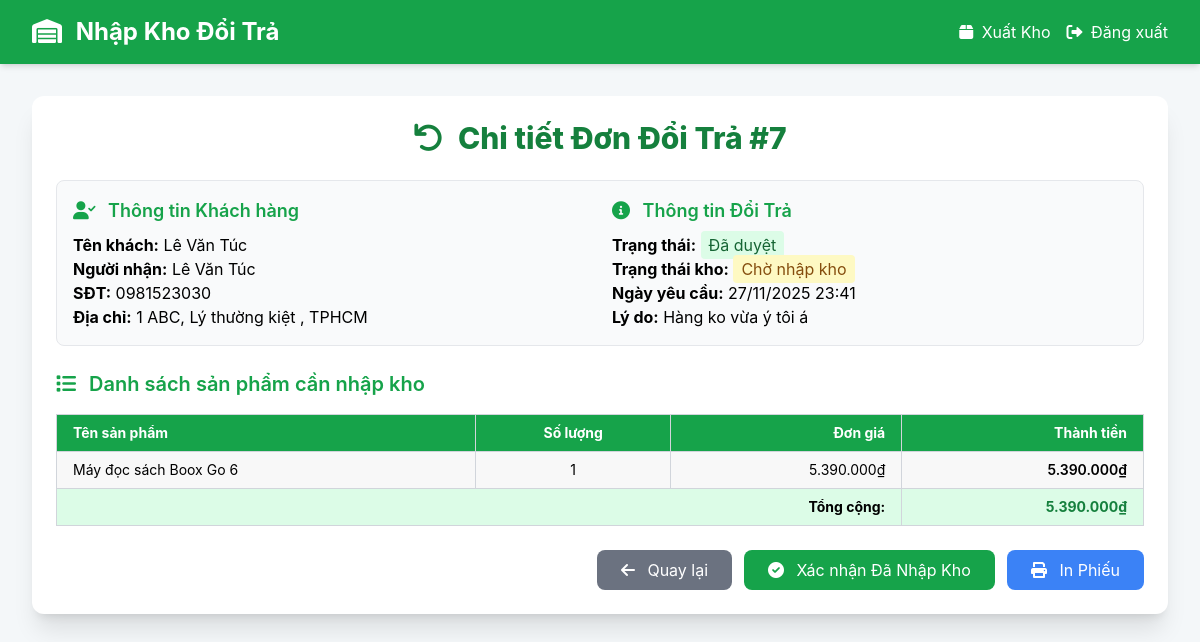
The app's page /nhanvienkho_nhap.php?id=7, older data.
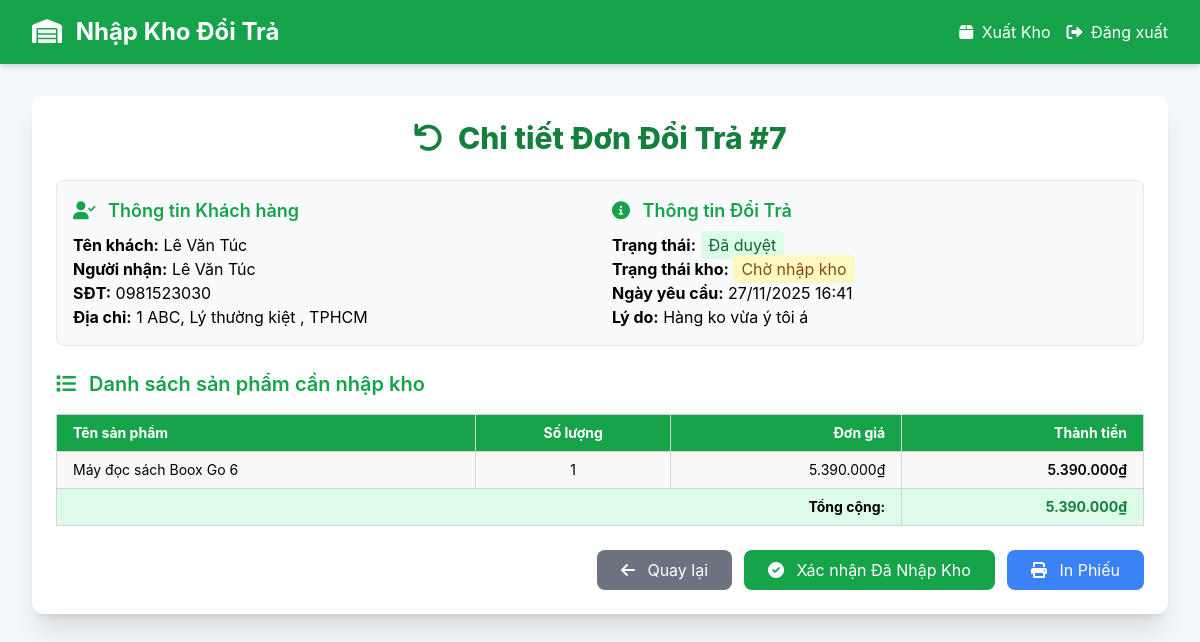
The same page, newer data.
### tables this page shows
CREATE TABLE `don_hang_doi_tra` (
  `id` bigint(20) UNSIGNED NOT NULL,
  `ma_donhang` bigint(20) NOT NULL,
  `ma_user` bigint(20) NOT NULL,
  `ly_do` text DEFAULT NULL,
  `status` enum('pending','approved','rejected') DEFAULT 'pending',
  `trang_thai_kho` enum('cho_nhap_kho','da_nhap_kho') DEFAULT 'cho_nhap_kho',
  `created_at` timestamp NOT NULL DEFAULT current_timestamp(),
  `updated_at` timestamp NOT NULL DEFAULT '0000-00-00 00:00:00',
  `bang_chung` varchar(250) NOT NULL
);

CREATE TABLE `user` (
  `ma_user` bigint(20) NOT NULL,
  `ho_ten` varchar(255) DEFAULT NULL,
  `email` varchar(250) DEFAULT NULL,
  `password` varchar(255) DEFAULT NULL,
  `phone` varchar(50) DEFAULT NULL,
  `dia_chi` varchar(255) DEFAULT NULL,
  `vai_tro` enum('quanly','nhanvien','khachhang','nhanvienkho') DEFAULT NULL,
  `created_at` timestamp NULL DEFAULT NULL,
  `update_at` timestamp NULL DEFAULT NULL,
  `ma_vaitro` bigint(20) DEFAULT NULL,
  `trang_thai` enum('active','locked') DEFAULT 'active'
);

CREATE TABLE `don_hang` (
  `ma_donhang` bigint(20) NOT NULL,
  `ten_nguoinhan` varchar(50) NOT NULL,
  `diachi_nhan` varchar(250) NOT NULL,
  `email_nguoinhan` varchar(50) NOT NULL,
  `so_dienthoai` varchar(50) NOT NULL,
  `trangthai_thanhtoan` enum('chua_thanh_toan','da_thanh_toan') NOT NULL,
  `phuongthuc_thanhtoan` varchar(50) NOT NULL,
  `thanh_toan` varchar(50) NOT NULL,
  `tien_hang` double NOT NULL,
  `tien_ship` double NOT NULL,
  `tong_tien` double NOT NULL,
  `ma_user` bigint(20) NOT NULL,
  `created_at` timestamp NOT NULL DEFAULT current_timestamp() ON UPDATE current_timestamp(),
  `update_at` timestamp NOT NULL DEFAULT '0000-00-00 00:00:00',
  `trang_thai` enum('cho_xu_ly','xac_nhan','da_xuat_kho','da_nhap_kho','hoan_thanh','huy') DEFAULT 'cho_xu_ly',
  `order_code` varchar(10) NOT NULL
);

### nhanvienkho_nhap.php (the view, shortened to what the changed rows need)
<?php
$db = new Database();
$conn = $db->getConnection();
if (!function_exists('translate_status')) {
    function translate_status($status) {
        switch ($status) {
            case 'approved': return 'Đã duyệt';
        }
    }
}
function translate_warehouse_status($status) {
    switch ($status) {
        case 'cho_nhap_kho': return 'Chờ nhập kho';
    }
}
$ma_donhang_chi_tiet = 0;
if (isset($_GET['id']) && is_numeric($_GET['id'])) {
    $ma_donhang_chi_tiet = intval($_GET['id']);
}
?>
<!DOCTYPE html>
<html lang="vi">
<head>
    <script src="https://cdn.tailwindcss.com"></script>
    <link rel="stylesheet" href="https://cdnjs.cloudflare.com/ajax/libs/font-awesome/6.0.0-beta3/css/all.min.css">
</head>
<body>
<div class="bg-green-600 shadow-md py-4 no-print">
    <div class="max-w-7xl mx-auto px-4 sm:px-6 lg:px-8 flex justify-between items-center">
        <h1 class="text-2xl font-bold text-white"><i class="fas fa-warehouse mr-2"></i> Nhập Kho Đổi Trả</h1>
    </div>
</div>
<div class="max-w-7xl mx-auto py-8 px-4 sm:px-6 lg:px-8">
    <?php
    if ($ma_donhang_chi_tiet > 0) {
        $stmt_return = $conn->prepare("
            SELECT
                ddt.*,
                dh.ten_nguoinhan,
                dh.so_dienthoai,
                dh.diachi_nhan,
                dh.tong_tien,
                dh.created_at AS ngay_tao,
                u.ho_ten AS ten_khach
            FROM don_hang_doi_tra ddt
            LEFT JOIN don_hang dh ON ddt.ma_donhang = dh.ma_donhang
            LEFT JOIN user u ON ddt.ma_user = u.ma_user
            WHERE ddt.ma_donhang = ?
        ");
        $stmt_return->execute(array($ma_donhang_chi_tiet));
        $return_order = $stmt_return->fetch(PDO::FETCH_ASSOC);
        if (!$return_order) {
            echo "<div class='alert alert-danger p-4 bg-red-100 text-red-700 rounded-lg'>Không tìm thấy đơn đổi trả #" . $ma_donhang_chi_tiet . ".</div>";
        } else {
            $stmt_details = $conn->prepare("
                SELECT
                    ct.so_luong,
                    ct.don_gia,
                    ct.id_sanpham,
                    sp.ten_sanpham
                FROM chitiet_donhang ct
                LEFT JOIN san_pham sp ON ct.id_sanpham = sp.id_sanpham
                WHERE ct.ma_donhang = ?
            ");
            $stmt_details->execute(array($ma_donhang_chi_tiet));
            $order_details = $stmt_details->fetchAll(PDO::FETCH_ASSOC);
            ?>
            <div class="card bg-white shadow-xl p-6">
                <h2 class="text-center mb-6 text-3xl font-extrabold text-green-700">
                    <i class="fas fa-undo mr-2"></i> Chi tiết Đơn Đổi Trả #<?php echo htmlspecialchars($return_order['ma_donhang']); ?>
                </h2>
                <div class="grid grid-cols-1 md:grid-cols-2 gap-6 mb-6 p-4 border rounded-lg bg-gray-50">
                    <div>
                        <h3 class="text-lg font-semibold text-green-600 mb-2"><i class="fas fa-user-check mr-2"></i> Thông tin Khách hàng</h3>
                        <p><strong>Tên khách:</strong> <?php echo htmlspecialchars($return_order['ten_khach']); ?></p>
                        <p><strong>Người nhận:</strong> <?php echo htmlspecialchars($return_order['ten_nguoinhan']); ?></p>
                        <p><strong>SĐT:</strong> <?php echo htmlspecialchars($return_order['so_dienthoai']); ?></p>
                        <p><strong>Địa chỉ:</strong> <?php echo htmlspecialchars($return_order['diachi_nhan']); ?></p>
                    </div>
                    <div>
                        <h3 class="text-lg font-semibold text-green-600 mb-2"><i class="fas fa-info-circle mr-2"></i> Thông tin Đổi Trả</h3>
                        <p><strong>Trạng thái:</strong> <span class="px-2 py-1 rounded bg-green-100 text-green-800"><?php echo translate_status($return_order['status']); ?></span></p>
                        <p><strong>Trạng thái kho:</strong> <span class="px-2 py-1 rounded <?php echo $return_order['trang_thai_kho'] == 'da_nhap_kho' ? 'bg-blue-100 text-blue-800' : 'bg-yellow-100 text-yellow-800'; ?>"><?php echo translate_warehouse_status($return_order['trang_thai_kho']); ?></span></p>
                        <p><strong>Ngày yêu cầu:</strong> <?php echo date('d/m/Y H:i', strtotime($return_order['created_at'])); ?></p>
                        <p><strong>Lý do:</strong> <?php echo nl2br(htmlspecialchars($return_order['ly_do'])); ?></p>
                    </div>
                </div>
                <h3 class="text-xl font-semibold text-green-600 mb-4"><i class="fas fa-list mr-2"></i> Danh sách sản phẩm cần nhập kho</h3>
                <table class="table-auto w-full border-collapse border border-gray-300 text-sm table-striped">
                    <thead class="bg-green-600 text-white">
                        <tr>
                            <th class="border border-gray-300 px-4 py-2 text-left">Tên sản phẩm</th>
                            <th class="border border-gray-300 px-4 py-2 text-center">Số lượng</th>
                            <th class="border border-gray-300 px-4 py-2 text-right">Đơn giá</th>
                            <th class="border border-gray-300 px-4 py-2 text-right">Thành tiền</th>
                        </tr>
                    </thead>
                    <tbody>
                        <?php
                        $total = 0;
                        foreach ($order_details as $detail):
                            $subtotal = $detail['so_luong'] * $detail['don_gia'];
                            $total += $subtotal;
                        ?>
                        <tr>
                            <td class="border border-gray-300 px-4 py-2"><?php echo htmlspecialchars($detail['ten_sanpham']); ?></td>
                            <td class="border border-gray-300 px-4 py-2 text-center"><?php echo $detail['so_luong']; ?></td>
                            <td class="border border-gray-300 px-4 py-2 text-right"><?php echo number_format($detail['don_gia'], 0, ',', '.'); ?>₫</td>
                            <td class="border border-gray-300 px-4 py-2 text-right font-semibold"><?php echo number_format($subtotal, 0, ',', '.'); ?>₫</td>
                        </tr>
                        <?php endforeach; ?>
                        <tr class="bg-green-100 font-bold">
                            <td colspan="3" class="border border-gray-300 px-4 py-2 text-right">Tổng cộng:</td>
                            <td class="border border-gray-300 px-4 py-2 text-right text-green-700"><?php echo number_format($total, 0, ',', '.'); ?>₫</td>
                        </tr>
                    </tbody>
                </table>
                <div class="mt-6 flex gap-3 justify-end no-print">
                    <a href="nhanvienkho_nhap.php" class="btn-secondary px-6 py-2 bg-gray-500 text-white rounded-lg hover:bg-gray-600 transition">
                        <i class="fas fa-arrow-left mr-2"></i> Quay lại
                    </a>
                    <?php if ($return_order['status'] == 'approved' && $return_order['trang_thai_kho'] == 'cho_nhap_kho'): ?>
                    <a href="nhanvienkho_nhap.php?action_type=update_nhap_kho&id=<?php echo $ma_donhang_chi_tiet; ?>"
                       onclick="return confirm('Xác nhận đã nhập kho đơn hàng đổi trả #<?php echo $ma_donhang_chi_tiet; ?>?');"
                       class="btn-primary px-6 py-2 bg-green-600 text-white rounded-lg hover:bg-green-700 transition">
                        <i class="fas fa-check-circle mr-2"></i> Xác nhận Đã Nhập Kho
                    </a>
                    <?php endif; ?>
                    <button onclick="window.print()" class="btn-secondary px-6 py-2 bg-blue-500 text-white rounded-lg hover:bg-blue-600 transition">
                        <i class="fas fa-print mr-2"></i> In Phiếu
                    </button>
                </div>
            </div>
            <?php
        }
    }
    ?>
</div>
</body>
</html>

Row changes from the older to the newer data that the page shows:
changed don_hang_doi_tra "Đã duyệt": created_at "27/11/2025 23:41" → "27/11/2025 16:41"
